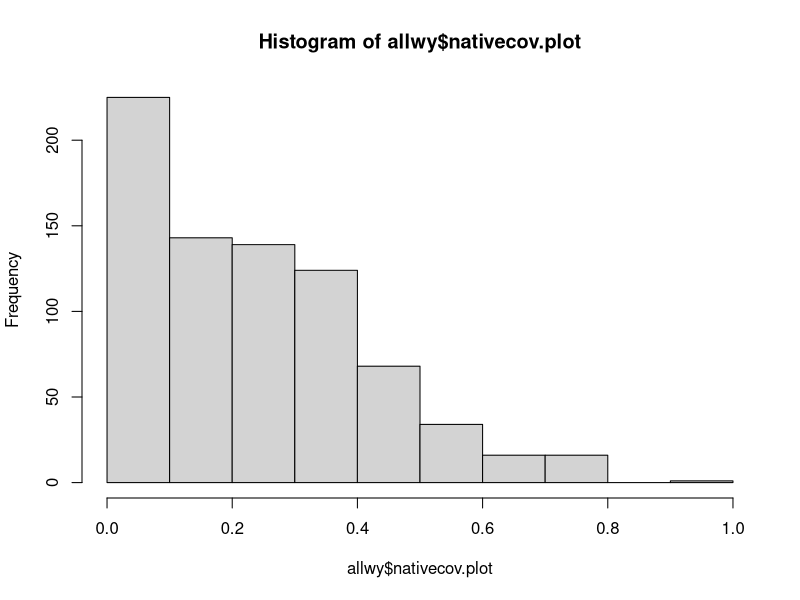
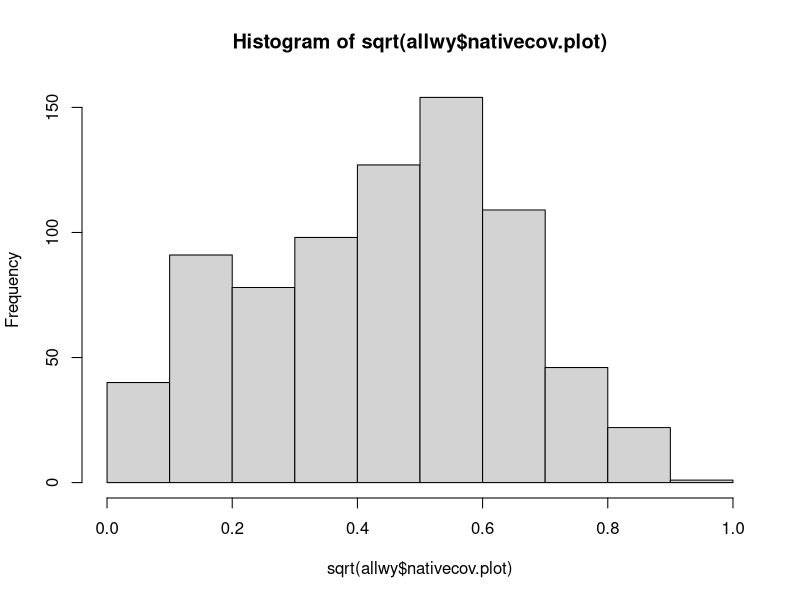

R code for these plots, in order: (Note: this script raises an error after producing the figures.)
#### Analysis of drought treatments, WY 
#### how does drought effect native species in the different seeded communities? with 
#### different community CWM traits? and/or with our distance from targets?
#### 2 Q's: Are DT communities more tolerant of drought than random? than FD? 

## packages
library(tidyverse)
library(lme4)
library(lmerTest)

## load in data, clean and modify columns
# WY
comp.wy <- read.csv("data/comp_wy_plot.csv") # Wyoming species comp data 
comp.wy <- comp.wy %>% filter(year != "2020") #remove pre-treatment data
#correct factor columns
#comp.wy$subplot <- as.factor(comp.wy$subplot)
comp.wy <- comp.wy %>% select(-drought)
#comp.wy$drought <- as.factor(comp.wy$drought)
comp.wy$year<-as.factor(comp.wy$year)
comp.wy$trt <- as.factor(comp.wy$trt)
comp.wy$block <- as.factor(comp.wy$block)
comp.wy <- comp.wy %>% mutate(trt = str_replace(trt, "^r$", "rand")) #make r match rand in cwm df
# comp.wy$nativecov <- comp.wy$nativecov/100  # make native live veg % a proportion to match CA data
# comp.wy$totalcov <- comp.wy$totalcov/100  # make native live veg % a proportion to match CA data

cwm.wy <- read.csv("data/cwm_wy(plot).csv")# Wyoming CWM data
cwm.wy$year <- as.factor(cwm.wy$year)
#make new sequence column
cwm.wy <- cwm.wy %>% mutate(yrorder = ifelse(year=="2021","1",
                                      ifelse(year=="2022","2",
                                      ifelse(year=="2023","3","0"))))
cwm.wy$yrorder <- as.numeric(cwm.wy$yrorder)
#add plot ID column (but give NA to target/predicted communities)
cwm.wy <- cwm.wy %>% 
  mutate(plot = paste(block, trt, year, sep = "."))
# cwm.wy <- cwm.wy %>% 
#   mutate(plot = ifelse(!is.na(subplot), paste(block, trt, subplot, sep = "."), NA))
cwm.wy <- cwm.wy %>% filter(year != "0") #remove predicted/target communities

cwm.wy <- cwm.wy %>% select(-c(rootdiam,veg)) #remove CWM rootdiam column to avoid confusion
cwmFD <- read.csv("data/cwm_raoq_wy(plot).csv") #add FD for traits that need it (rootdiam/veg)
cwmFD <- cwmFD %>% select(block,trt,year,drought,rootdiam,veg, full) #only columns we need
cwm.wy <- merge(cwm.wy,cwmFD, all.x=T)

# combine to master df (remove spp columns for now)
allwy <- merge(comp.wy[,-c(5:60)],cwm.wy, by=c("year","trt","block"))
allwy$trt <- as.factor(allwy$trt)

# also combine CWM_distances dataframe to master df 
wydist <- read.csv("data/cwm_maxdistances_wy(plot).csv")
wydist <- wydist %>% select(-X) #%>% filter(trt.b.sub.y!="target")
#break apart distances ID to make wider and merge together
wydist <- separate(wydist, trt.b.y, into = c("trt", "block", "year"), sep = "\\.")
wydist <- wydist %>% mutate(trt = str_replace(trt, "^r$", "rand")) #make r match rand in cwm df

allwy <- merge(allwy,wydist, by=c("year","trt","block"), all.x=T)
allwy$trt <- as.factor(allwy$trt)
allwy$block <- as.factor(allwy$block)
allwy$year <- as.factor(allwy$year)
#allwy$subplot <- as.factor(allwy$subplot)
allwy$drought <- as.factor(allwy$drought)

### how many WY 2022+2023 data need to be dropped from CWM calculations 
subvalid <- comp.wy %>% group_by(block,trt,year) %>%
  mutate(propnative = nativecov.plot/totcov.plot*100) %>% 
  filter(propnative < 80)
table(subvalid$year)
(17+132)/(512*3)*100 # only 10% total observation to remove
allwy <- allwy %>% 
  mutate(propnative = nativecov.plot/totcov.plot*100)

## Ensure levels are correctly compared in models
allwy$trt <- relevel(allwy$trt, ref = "rand") #make random communities the reference level
allwy$drought <- relevel(allwy$drought, ref = "cntl") #make ambient precip the reference level
#for vizuals
droughtcolswy <- c("cntl"="skyblue", "drt"="tomato") #create variable for color

### data summary
# look at response variable in each dataset
# WY
hist(allwy$nativecov.plot) # native cover in WY is left skewed (extremely not normal)
hist(sqrt(allwy$nativecov.plot)) # good transformation for normalizing data
shapiro.test(sqrt(allwy$nativecov.plot)) #still not quite normal, but better
allwy <- allwy %>% 
  mutate(nativecov_tran = sqrt(nativecov.plot))

#### remove all plots where CWM could not be validly calculated
suballwy <- allwy %>% filter(propnative >= 80)

#### Linear models of native cover ~ treatments:
#### (unsebsetted data could be used for this model)
### Cover-only model (fullest model):
#m0.wy <- lmer(nativecov_tran ~ trt * drought + (1 | year) + (1 | block) + (1|plot), data = suballwy)
#summary(m0.wy) # plot can account for plot effect
### current cover-only model:
m1.wy <- lmer(nativecov_tran ~ trt * drought + (1 | year) + (1 | block), data = suballwy)
summary(m1.wy) 
#anova(m0.wy,m1.wy) 
## plot does not improve model statistically, may want to retain to account for design,
## but removing for now since it encapsulates very little variance.

### current cover-only model:
m1.wy <- lmer(nativecov_tran ~ trt * drought + (1 | year) + (1 | block), data = suballwy)
summary(m1.wy) # plot can account for plot effect
anova(m1.wy) #all effects sig.
emm.wy <- emmeans(m1.wy, c("trt","drought"))
pairs(emm.wy)
#view
ggplot(suballwy, aes(y=nativecov_tran,x=trt,fill=drought))+
  geom_boxplot()+
  scale_fill_manual(values=droughtcols)# +
  facet_wrap(~year)

### CWM trait model: (individual models only right now)
### These models show how CWM effected the relationship with an environmental
### variable across the whole site
#ldmc model
m2ldmc.wy <- lmer(nativecov_tran ~ ldmc * drought + (1 | year) + (1 | block), data = suballwy)
summary(m2ldmc.wy) 
anova(m2ldmc.wy) #all important important
emm.ca <- emmeans(m2ldmc.wy, c("ldmc","drought"))
pairs(emm.ca)
#view
ggplot(suballwy, aes(y=nativecov_tran,x=ldmc,color=drought))+
  geom_point()+
  geom_smooth(method = "lm")+
  scale_color_manual(values=droughtcols)+
  xlim(-.8,1.5) + #remove outlier?
  facet_wrap(~year)
#compare
anova(m1.wy,m2ldmc.wy) #Equivalent fit as model with seeding
#lop model
m2lop.wy <- lmer(nativecov_tran ~ lop * drought + (1 | year) + (1 | block), data = suballwy)
summary(m2lop.wy) 
anova(m2lop.wy) #all sig.
emm.ca <- emmeans(m2lop.wy, c("lop","drought"))
pairs(emm.ca)
#view
ggplot(suballwy, aes(y=nativecov_tran,x=lop,color=drought))+
  geom_point()+
  geom_smooth(method = "lm")+
  scale_color_manual(values=droughtcols)+
  facet_wrap(~year)
#compare
anova(m1.wy,m2lop.wy) #Better than seeding trt alone!
anova(m2ldmc.wy,m2lop.wy) #same as ldmc? lop has slightly lower AIC
#rootdiam model
suballwy$rootdiam <- normalize(suballwy$rootdiam) # normalize FD
m2rd.wy <- lmer(nativecov_tran ~ rootdiam * drought + (1 | year) + (1 | block), data = suballwy)
summary(m2rd.wy) 
anova(m2rd.wy) #all sig.
emm.ca <- emmeans(m2rd.wy, c("rootdiam","drought"))
pairs(emm.ca)
#view
ggplot(suballwy, aes(y=nativecov_tran,x=rootdiam,color=drought))+
  geom_point()+
  geom_smooth(method = "lm")+
  scale_color_manual(values=droughtcols)+
  facet_wrap(~year)
#compare
anova(m1.wy,m2rd.wy) #Better than seeding trt alone!
anova(m2ldmc.wy,m2rd.wy) #same as ldmc? rd has slightly lower AIC
anova(m2lop.wy,m2rd.wy) #same as lop? rd has slightly lower AIC
### Multivariate traits model/ value?

suballwy$full <- normalize(suballwy$full) # normalize FD
m2rd.wy <- lmer(nativecov_tran ~ rootdiam * drought + (1 | year) + (1 | block), data = suballwy)
summary(m2rd.wy) 
anova(m2rd.wy) #all sig.
emm.ca <- emmea

### CWM distance model: 
## trt can be dropped
m3.wy <- lmer(nativecov_tran ~ trt * distdt * drought + (1 | year) + (1 | block), data = suballwy)
summary(m3.wy)
anova(m3.wy) #all sig! (except drought alone)
emm.wy <- emmeans(m3.wy, c("trt","drought","distdt") )
pairs(emm.wy,  at = list(distdt = 0.58))
contrast(emm.wy,simple=)

difflsmeans(m3.wy, at = list(distdt = 0.58))

#testing with daniel
glht(m3.wy, mcp(trt="Tukey", ))
multcomp::cdl(m3.wy, c("trt","drought","distdt"))
cld(m3.wy, c("trt","drought","distdt"))

#testing emmeasns
emm.wy <- emmeans(m3.wy, ~trt * distdt * drought)#,c("trt","drought","distdt"))
cld1 <- cld(emm.wy,adjust="sidak", Letters=letters)

### define coefficients of linear function directly
K <- diag(length(coef(m3.wy)))[-1,]
rownames(K) <- names(coef(m3.wy))[-1]
K 
### set up general linear hypothesis
glht(m3.wy, linfct = K)



#view
ggplot(suballwy, aes(y=nativecov,x=dist,color=trt))+
  #geom_point()+
  geom_smooth(method = "lm")+
  #scale_color_manual(values=droughtcolswy)+
facet_grid(~drought)
#compare
anova(m1.wy,m3.wy) #Better than seeding trt alone!
anova(m2rd.ca,m3.ca) #Better than and CWM trait alone! (except rootdiam is close)
#when not including trt w/ dist*water is a strong model
#water is highly correlated with out ability to hit our targets




#figures to easily view three-way interaction (one uses trt as x-axis, th other uses dist)
library(ggeffects)
x <- ggpredict(m3.wy,c("dist [all]","trt","drought")) #all smooths lines
wy_threeway <- plot(x, alpha = .1, show_title = F)+
  labs(y="cover native species", x="Euclidian distance from target", col="seeding trt")+
  theme_classic()
x <- ggpredict(m3.wy,c("trt","dist","drought")) #all smooths lines
plot(x)+
  theme_classic()

#save some for presentation 1/19
#CWM models
#lma
leafn.p <- ggplot(suballwy, aes(y=nativecov,x=leafn,color=drought))+
  geom_point(alpha=.3, pch=20)+
  geom_smooth(method = "lm")+
  scale_color_manual(values=droughtcolswy)+
  labs(y="cover native species")+
  theme_classic()
  #xlim(-.5,1.5) #+ #remove outlier?
#seedmass
srl.p <- ggplot(suballwy, aes(y=nativecov,x=srl,color=drought))+
  geom_point(alpha=.3, pch=20)+
  geom_smooth(method = "lm")+
  scale_color_manual(values=droughtcolswy)+
  labs(y="")+
  theme_classic()+
  facet_wrap(~year)
#rootdiam
veg.p<- ggplot(suballwy, aes(y=nativecov,x=rootdiam,color=drought))+
  geom_point(alpha=.3, pch=20)+
  geom_smooth(method = "lm")+
  scale_color_manual(values=droughtcolswy)+
  labs(y="")+
  theme_classic()+
  facet_wrap(~year)

#alltogether
library(patchwork)
tiff("figures/drought models/drought_cwm_wy.tiff", res=400, height = 4,width =6, "in",compression = "lzw")
wy_threeway / (ldmc.p + lop.p + rd.p + plot_layout(guides = 'collect')) 
dev.off()

###for 1/19

#with dan and jen
m3.wy.y <- lmer(nativecov_tran ~ lop* ldmc*distdt * drought +(1|year)+ (1 | block), data = suballwy)

x <- ggpredict(m3.wy.y,c("ldmc [all]","drought","lop","distdt"), type = "re") #all smooths lines
x <- ggpredict(m3.wy,c("distdt [all]","drought","trt"), type = "re") #all smooths lines
plot(x, alpha = .1, show_title = F)+
  labs(y="cover native species", x="Euclidian distance from target", col="drought trt")+
  #scale_color_manual(values=c("darkblue","red4"))+
  #theme_classic()


x <- ggpredict(m3.wy,c("dist [all]","drought","trt"), type = "re") #all smooths lines
tiff("figures/drought models/drought_mod_wy.tiff", res=400, height = 4,width =5, "in",compression = "lzw")
plot(x, alpha = .1, show_title = F)+
  labs(y="cover native species", x="Euclidian distance from target", col="drought trt")+
  scale_color_manual(values=c("darkblue","red4"))+
  theme_classic()
dev.off()
m3.ca <- lmer(sqrt(native.cover) ~ trt * dist * drought + (1 | Year), data = suballca)
capture.output(anova(m3.wy)[,c(3,5,6)], file="test.doc") #cov effected by drought, and dist:drought int.
emm.ca <- emmeans(m3.wy, c("dist","trt","drought"))#,"dist"))
?pairs(emm.wy,simple="drought") #at an average distance from target how does cover vary as a result of the other vars
emmeans(m3.wy,pairwise~"trt","drought")
contrast(emm.ca)
test<-(emmeans(m3.ca, pairwise ~drought*trt*distdt, at = list(distdt = c(0.58,1.58))))
test(emmeans(m3.ca, pairwise ~drought*dist, at = list(dist = .36)))
test(emmeans(m3.ca, pairwise ~drought*dist, at = list(dist = 1)))

###CWM figs
tiff("figures/drought models/drought_cwm_wy.tiff", res=400, height = 2,width =7, "in",compression = "lzw")
(leafn.p + srl.p + veg.p + plot_layout(guides = 'collect')) 
dev.off()
capture.output(anova(m2ldmc.wy)[,c(3,5,6)], file="test.doc") #cov effected by drought, and dist:drought int.
capture.output(anova(m2lop.wy)[,c(3,5,6)], file="test.doc") #cov effected by drought, and dist:drought int.
capture.output(anova(m2rd.wy)[,c(3,5,6)], file="test.doc") #cov effected by drought, and dist:drought int.


#### for 2/2 ###
tiff("figures/drought models/drought_mod_wy.tiff", res=400, height = 3,width =6, "in",compression = "lzw")
x <- ggpredict(m3.wy,c("trt","distdt","drought")) 
plot(x)+
  labs(x="seeding treatment", 
       y="absolute cover native species",
       title=" ")
#theme_classic()
dev.off()

#CWM's and FD
#CWM models
ldmc <- ggplot(suballwy, aes(y=nativecov.plot,x=ldmc,color=drought))+
  geom_point(alpha=.3, pch=20)+
  geom_smooth(method = "lm")+
  scale_color_manual(values=droughtcolswy)+
  labs(y=" ")+
  theme(legend.position = "none")+
  #facet_wrap(~year)+
  theme_classic()
#xlim(-.5,1.5) #+ #remove outlier?
srl <- ggplot(suballwy, aes(y=nativecov.plot,x=lop, color=drought))+
  geom_point(alpha=.3, pch=20)+
  geom_smooth(method = "lm")+
  scale_color_manual(values=droughtcolswy)+
  labs(y="")+
  theme_classic()#+
  facet_wrap(~year)
rd <- ggplot(suballwy, aes(y=nativecov.plot,x=rootdiam,color=drought))+
  geom_point(alpha=.3, pch=20)+
  geom_smooth(method = "lm")+
  scale_color_manual(values=droughtcolswy)+
  labs(y="", x="FD rootdiam")+
  theme_classic()#+
  facet_wrap(~year)
fd <- ggplot(suballwy, aes(y=nativecov.plot,x=full,color=drought))+
  geom_point(alpha=.3, pch=20)+
  geom_smooth(method = "lm")+
  scale_color_manual(values=droughtcolswy)+
  labs(y="", x="FD")+
  theme_classic()#+
  facet_wrap(~year)
#save
library(ggpubr)
tiff("figures/drought models/drought_CWM_wy.tiff", res=400, height = 4,width =8, "in",compression = "lzw")
annotate_figure(ggarrange(ldmc,srl,rd,fd, nrow=2, ncol=2, common.legend = T), 
                left ="absolute cover native species")
dev.off()

# for 2/5
#change quantiles
quantile(suballwy$distdt,.05) #find lower .05
quantile(suballwy$distdt,.95) #find upper .95

#make pairwise comparisons and letters to display
emm <- emmeans(m3.wy, specs = ~ trt + drought + distdt,  at = list(distdt = c(0.48,2.84)))
pairwise <- pairs(emm)
summary(pairwise, adjust = "tukey")
letters <- multcomp::cld(emm, Letters = LETTERS)


tiff("figures/drought models/drought_mod_wy.tiff", res=400, height = 3,width =6, "in",compression = "lzw")
x <- ggpredict(m3.wy,c("trt","distdt [c(.48,2.84)]","drought")) 

plot(x)+
  labs(x="seeding treatment", 
       y="absolute cover native species",
       title=" ")+
  scale_color_manual(values = c("1" = "slateblue", "2" = "lightsalmon3"), #orchid4 #olivdrab3
                     labels = c("1" = "0.48", "2" = "2.84"))#+
  #geom_text(data = letters, aes(x = trt, color=distdt, y = emmean, label = .group), hjust=2, vjust=-1.75, col="black") #add tukey labels

#theme_classic()
dev.off()

#test <- suballwy %>%
  mutate(distbin = ifelse(distdt <= 0.48,"close",
                          ifelse(distdt >= 2.84, "far", NA)))
#test <- test %>% filter(!is.na(distbin))
anova(lm(nativecov_tran~drought*trt*year, suballwy))
ggplot(suballwy, aes(y=nativecov_tran,x=trt))+
  geom_boxplot()+
  geom_line()+
  #geom_point(alpha=.3, pch=20)+
  geom_smooth(method = "lm")+
  #scale_color_manual(values = c("close" = "slateblue", "far" = "lightsalmon3"))+
  facet_grid(drought~year,scales="free")#+
#theme_classic()


m3.wy <- lmer(nativecov_tran ~ trt*distdt * drought +(1|year)+ (1 | block), data = suballwy)
t <- lm(nativecov_tran~drought*trt*year, suballwy)
tuktest <- TukeyHSD(t)
letterstest <- data.frame(multcompView::multcompLetters4(t,tuktest)$'trt:drought:year'['Letters'])
letterstest$trt <- as.factor(sub("([a-z]+):([a-z]+):(\\d+)$", "\\1", rownames(letterstest)))
letterstest$drought <- as.factor(sub("([a-z]+):([a-z]+):(\\d+)$", "\\2", rownames(letterstest)))
letterstest$year <- as.factor(sub("([a-z]+):([a-z]+):(\\d+)$", "\\3", rownames(letterstest)))
test <- allca %>% group_by(year, drought, trt) %>% summarise(yposition = quantile(dist,.8))
test <- merge(letterstest,test, by = c("year", "drought", "trt"))
test2 <- merge(test,allca, by = c("year", "drought", "trt"), all=T)

droughtcolsca <- c("cntl"="skyblue", "drt"="tomato1") #create variable for color

ggplot(suballwy, aes(y=nativecov.plot,x=drought,col=trt))+
  geom_boxplot()+
  geom_line()+
  #geom_point(alpha=.3, pch=20)+
  geom_smooth(method = "lm")+
  # geom_text(aes(y=yposition,label = Letters), 
  #           position = position_dodge(width = 0.9), 
  #           vjust = -0.5,
  #           #angle = 15,
  #           size=3) +
  #scale_color_manual(values = c("close" = "slateblue", "far" = "lightsalmon3"))+
  facet_wrap(~year,scales="fixed")#+
